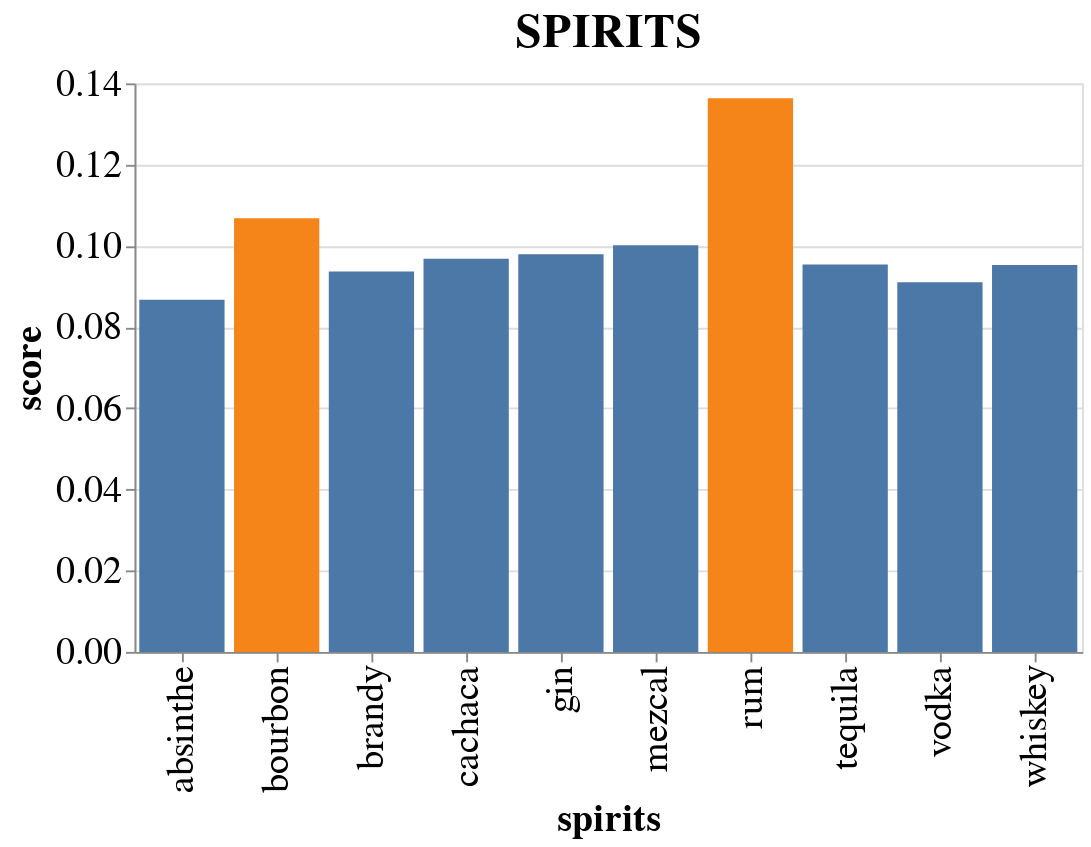

Notebook code for this chart:
### Code cell
C.plot_ingredient_scores('spirits')

### Figure 1 — Vega-Lite specification as saved in the notebook (floating-point values rounded to 4 significant figures)
{"config": {"view": {"continuousWidth": 400, "continuousHeight": 300}, "axis": {"labelFontSize": 20, "titleFontSize": 20}, "title": {"fontSize": 25}}, "data": {"name": "data-b31bbfea943d05c4078b8d3087aac5ef"}, "mark": "bar", "encoding": {"color": {"type": "nominal", "field": "col", "legend": null}, "tooltip": [{"type": "nominal", "field": "spirits"}, {"type": "quantitative", "field": "score"}], "x": {"type": "nominal", "field": "spirits"}, "y": {"type": "quantitative", "field": "score"}}, "height": 300, "title": "SPIRITS", "width": 500, "$schema": "https://vega.github.io/schema/vega-lite/v4.8.1.json", "datasets": {"data-b31bbfea943d05c4078b8d3087aac5ef": [{"spirits": "brandy", "score": 0.09365, "col": false}, {"spirits": "absinthe", "score": 0.08669, "col": false}, {"spirits": "cachaca", "score": 0.09679, "col": false}, {"spirits": "tequila", "score": 0.09542, "col": false}, {"spirits": "mezcal", "score": 0.1001, "col": false}, {"spirits": "rum", "score": 0.1363, "col": true}, {"spirits": "vodka", "score": 0.09101, "col": false}, {"spirits": "whiskey", "score": 0.09527, "col": false}, {"spirits": "gin", "score": 0.09795, "col": false}, {"spirits": "bourbon", "score": 0.1068, "col": true}]}}
